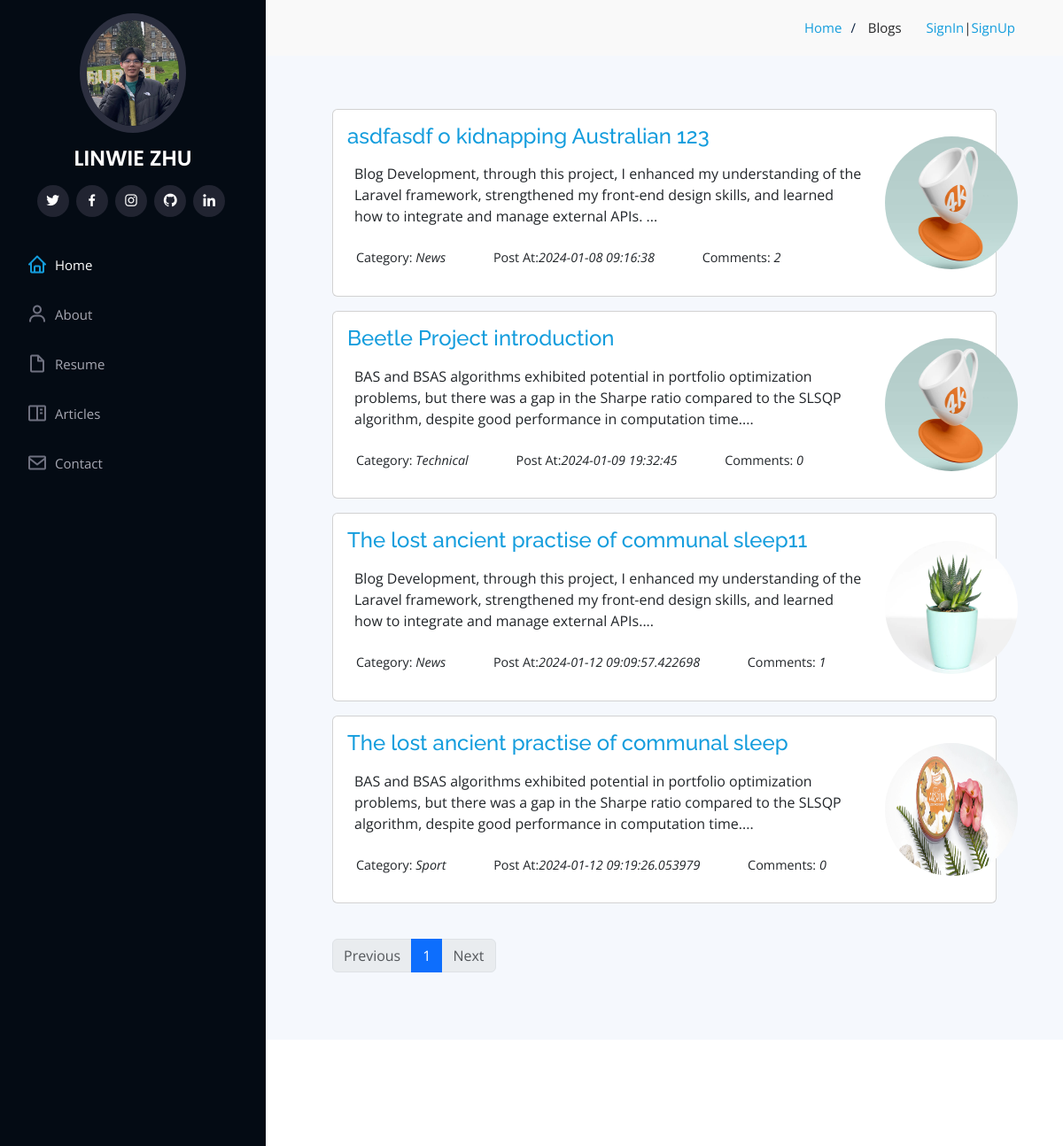
Screenshot of /blogs with the database file from the repository.
### models.py (models this page shows)
class Blog(db.Model):
    __tablename__ = 'blog'
    id = db.Column(db.Integer, primary_key=True)
    title = db.Column(db.String(500))
    desc = db.Column(db.Text())
    detail = db.Column(db.Text())
    category = db.Column(db.String(50))
    imagepath = db.Column(db.String(200))
    post_dt = db.Column(db.DateTime, default=datetime.now)
    def get_comment(self):
        count = Comment.query.filter(Comment.blog_id == self.id).count()
        return count

### app.py (the view)
@app.route('/blogs', defaults={'page':1})
@app.route('/blogs/<int:page>')
def blogs(page):
    try:
        paginate = Blog.query.order_by(Blog.id).paginate(page=page, per_page=app.config["PER_PAGE"], error_out=False)
        return render_template('blogs.html', blogs = paginate.items, paginate=paginate)
    except Exception as e:
        print(e)
        flash('No blog to show, please wait...','danger')
        return render_template('blogs.html', blogs=[])

### app.py (called while the page is built)
@app.context_processor
def inject_category():
    CATEGORYS = ['Sport','Music', 'News', 'Travel', 'Technical']
    return dict(CATEGORYS = CATEGORYS)

### templates/blogs.html (shortened to what this page needs)
{% extends "base.html" %}
{% block pageheader %}
Blogs
{% endblock %}
{% block content %}
{% if blogs %}
{% for blog in blogs %}
<div class="card mb-3 ">
    <div class="row g-0 ">
        <div class="col-md-10">
            <div class="card-body">
                <a href="/blog/{{blog.id}}">
                    <h4 class="card-title">{{blog.title}}</h4>
                </a>
                <p class="card-text p-2">{{blog.desc|safe|truncate(400)}}...</p>
                <p class="info">
                    <span> Category: <i> {{blog.category}} </i></span>
                    <span> Post At:<i>{{blog.post_dt}} </i> </span>
                    <span> Comments: <i> {{blog.get_comment()}} </i></span>
                </p>
            </div>
        </div>
        <div class="col-md-2 text-center  my-auto">
            <a href="/blog/{{blog.id}}"><img src="{{blog.imagepath}}" class="rounded-circle "style="width:150px; height: 150px;"></a>
        </div>
    </div>
</div>
{% endfor %}
{% if paginate %}
  {{ my_paginate(paginate, 'blogs') }}
{% endif %}
{% else %}
<p>No blog to display!</p>
{% endif %}
{% endblock %}

### templates/base.html (shortened to what this page needs)
<!DOCTYPE html>
<html lang="en">
<head>
  <link href="/static/assets/vendor/aos/aos.css" rel="stylesheet">
  <link href="/static/assets/vendor/bootstrap/css/bootstrap.min.css" rel="stylesheet">
  <link href="/static/assets/vendor/bootstrap-icons/bootstrap-icons.css" rel="stylesheet">
  <link href="/static/assets/vendor/boxicons/css/boxicons.min.css" rel="stylesheet">
  <link href="/static/assets/vendor/glightbox/css/glightbox.min.css" rel="stylesheet">
  <link href="/static/assets/vendor/swiper/swiper-bundle.min.css" rel="stylesheet">
  <link href="/static/assets/css/style.css" rel="stylesheet">
  <link href="/static/assets/css/custum.css" rel="stylesheet">
</head>
<body>
  <header id="header">
    <div class="d-flex flex-column">
      <div class="profile">
        <img src="/static/assets/img/profile-img.jpg" alt="" class="img-fluid rounded-circle">
        <h1 class="text-light"><a href="/">LINWIE ZHU</a></h1>
        <div class="social-links mt-3 text-center">
          <a href="https://github.com/Zyulamwai" class="twitter"><i class="bx bxl-twitter"></i></a>
          <a href="https://github.com/Zyulamwai" class="facebook"><i class="bx bxl-facebook"></i></a>
          <a href="https://github.com/Zyulamwai" class="instagram"><i class="bx bxl-instagram"></i></a>
          <a href="https://github.com/Zyulamwai" class="github"><i class="bx bxl-github"></i></a>
          <a href="https://github.com/Zyulamwai" class="linkedin"><i class="bx bxl-linkedin"></i></a>
        </div>
      </div>
      <nav id="navbar" class="nav-menu navbar mb-5">
        <ul>
          <li><a href="/#hero" class="nav-link scrollto active"><i class="bx bx-home"></i> <span>Home</span></a></li>
          <li><a href="/#about" class="nav-link scrollto"><i class="bx bx-user"></i> <span>About</span></a></li>
          <li><a href="/#resume" class="nav-link scrollto"><i class="bx bx-file-blank"></i> <span>Resume</span></a></li>
          <li><a href="/blogs" class="nav-link scrollto"><i class="bx bx-book-content"></i> <span>Articles</span></a></li>
          <li><a href="/#contact" class="nav-link scrollto"><i class="bx bx-envelope"></i> <span>Contact</span></a></li>
        </ul>
      </nav>
      <div id="weather" class="mt-5 text-center text-white">
      </div>
    </div>
  </header>
  <main id="main">
    <section class="breadcrumbs">
      <div class="container">
        <div class="d-flex justify-content-between align-items-center">
          <ol>
            <li><a href="/">Home</a></li>
            <li>
              {% block pageheader %}
              {% endblock %}
              {% if 'username' in session %}
                <span class="m-4"><a href="/logout"> Logout</a></span>
              {% else %}
                <span class="m-4"><a href="/login" class="ml-3"> SignIn</a>|<a href="/register">SignUp</a></span>
              {% endif %}
            </li>
          </ol>
        </div>
      </div>
    </section>
    <section class="inner-page section-bg">
      <div class="container-fluid" style="width: 90%;">
        {% block content %}
        {% endblock %}
      </div>
    </section>
    <section class="inner-page section">
    </section>
  </main>
  <footer id="footer">
  </footer>
</body>
</html>

### templates/_macro.html
{%macro my_paginate(pagination, url)%}
<nav style="text-align: center;">
    <ul class="pagination" style="margin-top: 0;">
        {%if pagination.has_prev%}
        <li class="page-item active"><a class="page-link" href="{{url_for(url,page=pagination.page-1)}}">Previous</a>
        </li>
        {%else%}
        <li class="page-item disabled"><a class="page-link" href="#">Previous</a></li>
        {%endif%}
        {%for page in pagination.iter_pages()%}
        {%if page%}
        <li class="page-item {%if page==pagination.page%}active{%endif%}"><a class="page-link"
                href="{{url_for(url,page=page)}}">{{page}}</a></li>
        {%else%}
        <li class="page-item disabled"><a class="page-link" href="#">&hellip;</a></li>
        {%endif%}
        {%endfor%}
        {%if pagination.has_next%}
        <li class="page-item active"><a class="page-link" href="{{url_for(url,page=pagination.page+1)}}">Next</a></li>
        {%else%}
        <li class="page-item disabled"><a class="page-link" href="#">Next</a></li>
        {%endif%}
    </ul>
</nav>
{%endmacro%}

### static/assets/css/style.css (style rules this page uses)
body { font-family: "Open Sans", sans-serif; color: #272829; }
a { color: #149ddd; text-decoration: none; }
h1, h2, h3, h4, h5, h6 { font-family: "Raleway", sans-serif; }
#header { position: fixed; top: 0; left: 0; bottom: 0; width: 300px; transition: all ease-in-out 0.5s; z-index: 9997; transition: all 0.5s; padding: 0 15px; background: #040b14; overflow-y: auto; }
#header .profile img { margin: 15px auto; display: block; width: 120px; border: 8px solid #2c2f3f; }
#header .profile h1 { font-size: 24px; margin: 0; padding: 0; font-weight: 600; -moz-text-align-last: center; text-align-last: center; font-family: "Poppins", sans-serif; }
#header .profile h1 a, #header .profile h1 a:hover { color: #fff; text-decoration: none; }
#header .profile .social-links a { font-size: 18px; display: inline-block; background: #212431; color: #fff; line-height: 1; padding: 8px 0; margin-right: 4px; border-radius: 50%; text-align: center; width: 36px; height: 36px; transition: 0.3s; }
#main { margin-left: 300px; }
.container, .container-fluid { padding-left: 30px; padding-right: 30px; }
.nav-menu { padding: 30px 0 0 0; }
.nav-menu * { margin: 0; padding: 0; list-style: none; }
.nav-menu>ul>li { position: relative; white-space: nowrap; }
.nav-menu a, .nav-menu a:focus { display: flex; align-items: center; color: #a8a9b4; padding: 12px 15px; margin-bottom: 8px; transition: 0.3s; font-size: 15px; }
.nav-menu a i, .nav-menu a:focus i { font-size: 24px; padding-right: 8px; color: #6f7180; }
.nav-menu a:hover, .nav-menu .active, .nav-menu .active:focus, .nav-menu li:hover>a { text-decoration: none; color: #fff; }
.nav-menu a:hover i, .nav-menu .active i, .nav-menu .active:focus i, .nav-menu li:hover>a i { color: #149ddd; }
section { padding: 60px 0; overflow: hidden; }
.section-bg { background: #f5f8fd; }
.breadcrumbs { padding: 20px 0; background: #f9f9f9; }
.breadcrumbs ol { display: flex; flex-wrap: wrap; list-style: none; padding: 0; margin: 0; font-size: 15px; }
.breadcrumbs ol li+li { padding-left: 10px; }
.breadcrumbs ol li+li::before { display: inline-block; padding-right: 10px; color: #0e2442; content: "/"; }
#footer { padding: 15px; color: #f4f6fd; font-size: 14px; position: fixed; left: 0; bottom: 0; width: 300px; z-index: 9999; background: #040b14; }

### static/assets/css/custum.css (style rules this page uses)
.info { font-size: 0.9rem; }
.info span { margin-right: 40px; padding-left: 10px; }

### rows the page displays
Blog: title "asdfasdf o kidnapping Australian 123", desc "Blog Development, through this project, I enhanced my understanding of the Laravel framework, strengthened my front-end design skills, and learned how to integrate and manage external APIs.", category "News", post_dt "2024-01-08 09:16:38", get_comment "2", imagepath (placeholder picture)
Blog: title "Beetle Project introduction", desc "BAS and BSAS algorithms exhibited potential in portfolio optimization problems, but there was a gap in the Sharpe ratio compared to the SLSQP algorithm, despite good performance in computation time.", category "Technical", post_dt "2024-01-09 19:32:45", get_comment "0", imagepath (placeholder picture)
Blog: title "The lost ancient practise of communal sleep11", desc "Blog Development, through this project, I enhanced my understanding of the Laravel framework, strengthened my front-end design skills, and learned how to integrate and manage external APIs.", category "News", post_dt "2024-01-12 09:09:57.422698", get_comment "1", imagepath (picture)
Blog: title "The lost ancient practise of communal sleep", desc "BAS and BSAS algorithms exhibited potential in portfolio optimization problems, but there was a gap in the Sharpe ratio compared to the SLSQP algorithm, despite good performance in computation time.", category "Sport", post_dt "2024-01-12 09:19:26.053979", get_comment "0", imagepath (picture)

### other values shown
{{ page }} "1"
